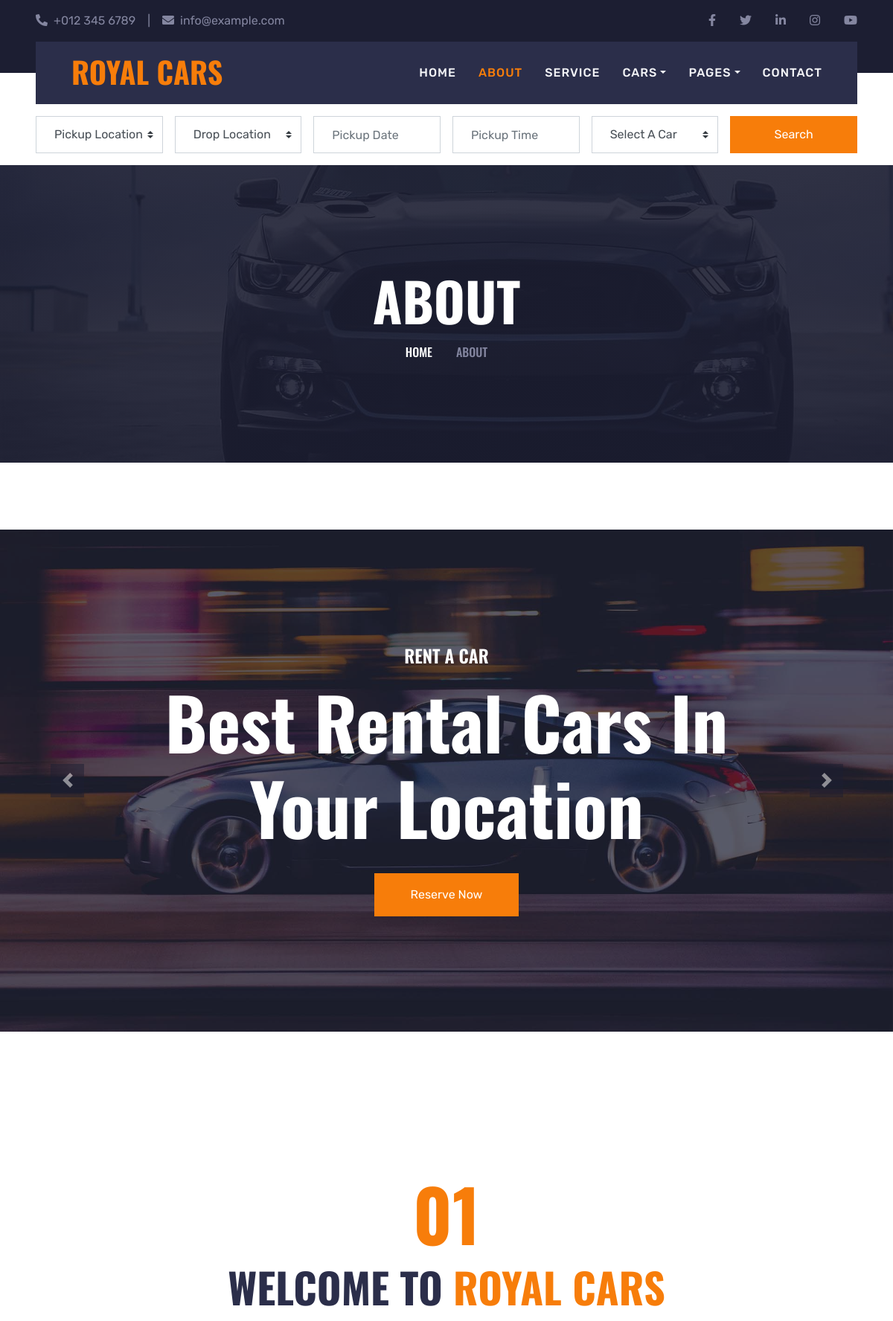
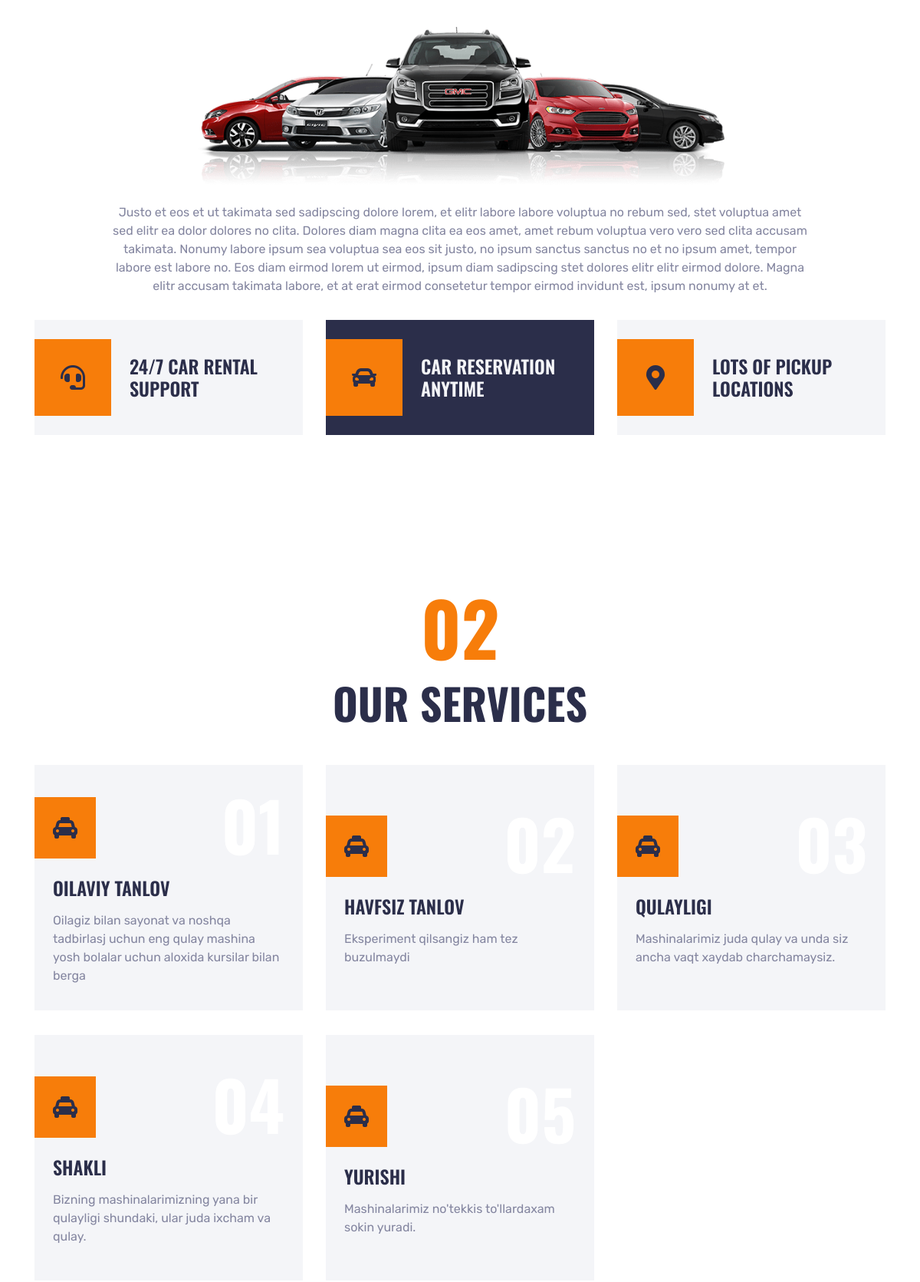
The page / (upper part) on the database its author committed (2 pictures, top to bottom).
### main/models.py (models this page shows, shortened)
class our_servise(models.Model):
    title = models.CharField(max_length=15)
    about = models.TextField()

### main/views.py (the view)
# urls.py: path("", home, name="home"),
def home(request):
    contact = Contact.objects.all().last()
    our = our_servise.objects.all()
    sold = Sold_car.objects.all()
    a = list(sold)
    car_first = random.choice(a)
    while True:
        car_last = random.choice(a)
        if car_first!=car_last:
            break
    if request.method == "POST":
        form = ContactForm(request.POST)
        if form.is_valid():
            form.save()
            return redirect("home")
    else:
        form = ContactForm()
    context = {
        "form":form,
        "contact":contact,
        "sold":sold,
        "our":our,
        "car_first":car_first,
        "car_last":car_last,
    }
    return render(request, "home.html", context)

### main/form.py
class ContactForm(forms.ModelForm):
    class Meta:
        model = Contact_S
        fields = ["name", "email", "subject", "message"]
        widgets = {
            "name": forms.TextInput(attrs={"class": "form-control p-4", "placeholder": "Your Name"}),
            "email": forms.EmailInput(attrs={"class": "form-control p-4", "placeholder": "Your Email"}),
            "subject": forms.TextInput(attrs={"class": "form-control p-4", "placeholder": "Subject"}),
            "message": forms.Textarea(attrs={"class": "form-control p-3 px-4", "rows": "5", "placeholder": "Message"})
        }

### templates/home.html (shortened to what this page needs)
{% extends 'base.html' %}
{% load static %}
{% block content %}
    <div class="container-fluid p-0" style="margin-bottom: 90px;">
        <div id="header-carousel" class="carousel slide" data-ride="carousel">
            <div class="carousel-inner">
                <div class="carousel-item active">
                    <img class="w-100" src="{% static 'img/carousel-1.jpg'%}" alt="Image">
                    <div class="carousel-caption d-flex flex-column align-items-center justify-content-center">
                        <div class="p-3" style="max-width: 900px;">
                            <h4 class="text-white text-uppercase mb-md-3">Rent A Car</h4>
                            <h1 class="display-1 text-white mb-md-4">Best Rental Cars In Your Location</h1>
                            <a href="" class="btn btn-primary py-md-3 px-md-5 mt-2">Reserve Now</a>
                        </div>
                    </div>
                </div>
            </div>
            <a class="carousel-control-prev" href="#header-carousel" data-slide="prev">
                <div class="btn btn-dark" style="width: 45px; height: 45px;">
                    <span class="carousel-control-prev-icon mb-n2"></span>
                </div>
            </a>
            <a class="carousel-control-next" href="#header-carousel" data-slide="next">
                <div class="btn btn-dark" style="width: 45px; height: 45px;">
                    <span class="carousel-control-next-icon mb-n2"></span>
                </div>
            </a>
        </div>
    </div>
    <div class="container-fluid py-5">
        <div class="container pt-5 pb-3">
            <h1 class="display-1 text-primary text-center">01</h1>
            <h1 class="display-4 text-uppercase text-center mb-5">Welcome To <span class="text-primary">Royal Cars</span></h1>
            <div class="row justify-content-center">
                <div class="col-lg-10 text-center">
                    <img class="w-75 mb-4" src="{% static 'img/about.png'%}" alt="">
                    <p>Justo et eos et ut takimata sed sadipscing dolore lorem, et elitr labore labore voluptua no rebum sed, stet voluptua amet sed elitr ea dolor dolores no clita. Dolores diam magna clita ea eos amet, amet rebum voluptua vero vero sed clita accusam takimata. Nonumy labore ipsum sea voluptua sea eos sit justo, no ipsum sanctus sanctus no et no ipsum amet, tempor labore est labore no. Eos diam eirmod lorem ut eirmod, ipsum diam sadipscing stet dolores elitr elitr eirmod dolore. Magna elitr accusam takimata labore, et at erat eirmod consetetur tempor eirmod invidunt est, ipsum nonumy at et.</p>
                </div>
            </div>
            <div class="row mt-3">
                <div class="col-lg-4 mb-2">
                    <div class="d-flex align-items-center bg-light p-4 mb-4" style="height: 150px;">
                        <div class="d-flex align-items-center justify-content-center flex-shrink-0 bg-primary ml-n4 mr-4" style="width: 100px; height: 100px;">
                            <i class="fa fa-2x fa-headset text-secondary"></i>
                        </div>
                        <h4 class="text-uppercase m-0">24/7 Car Rental Support</h4>
                    </div>
                </div>
                <div class="col-lg-4 mb-2">
                    <div class="d-flex align-items-center bg-secondary p-4 mb-4" style="height: 150px;">
                        <div class="d-flex align-items-center justify-content-center flex-shrink-0 bg-primary ml-n4 mr-4" style="width: 100px; height: 100px;">
                            <i class="fa fa-2x fa-car text-secondary"></i>
                        </div>
                        <h4 class="text-light text-uppercase m-0">Car Reservation Anytime</h4>
                    </div>
                </div>
                <div class="col-lg-4 mb-2">
                    <div class="d-flex align-items-center bg-light p-4 mb-4" style="height: 150px;">
                        <div class="d-flex align-items-center justify-content-center flex-shrink-0 bg-primary ml-n4 mr-4" style="width: 100px; height: 100px;">
                            <i class="fa fa-2x fa-map-marker-alt text-secondary"></i>
                        </div>
                        <h4 class="text-uppercase m-0">Lots Of Pickup Locations</h4>
                    </div>
                </div>
            </div>
        </div>
    </div>
    <div class="container-fluid py-5">
        <div class="container pt-5 pb-3">
            <h1 class="display-1 text-primary text-center">02</h1>
            <h1 class="display-4 text-uppercase text-center mb-5">Our Services</h1>
            <div class="row">
               {% for i in our %}
                <div class="col-lg-4 col-md-6 mb-2">
                    <div class="service-item d-flex flex-column justify-content-center px-4 mb-4">
                        <div class="d-flex align-items-center justify-content-between mb-3">
                            <div class="d-flex align-items-center justify-content-center bg-primary ml-n4" style="width: 80px; height: 80px;">
                                <i class="fa fa-2x fa-taxi text-secondary"></i>
                            </div>
                            <h1 class="display-2 text-white mt-n2 m-0">0{{i.id}}</h1>
                        </div>
                        <h4 class="text-uppercase mb-3">{{i.title}}</h4>
                        <p class="m-0">{{i.about}}</p>
                    </div>
                </div>
               {% endfor %}
            </div>
        </div>
    </div>
{% endblock %}

### templates/base.html
{% include 'header.html' %}
{% block content %}
{% endblock %}
{% include 'footer.html' %}

### templates/header.html (shortened to what this page needs)
<!DOCTYPE html>
{% load static %}
<html lang="en">
<head>
    <link href="https://cdnjs.cloudflare.com/ajax/libs/font-awesome/5.15.0/css/all.min.css" rel="stylesheet">
    <link href="{% static 'lib/owlcarousel/assets/owl.carousel.min.css' %}" rel="stylesheet">
    <link href="{% static 'lib/tempusdominus/css/tempusdominus-bootstrap-4.min.css' %}" rel="stylesheet" />
    <link href="{% static 'css/bootstrap.min.css' %}" rel="stylesheet">
    <link href="{% static 'css/style.css' %}" rel="stylesheet">
</head>
<body>
    <div class="container-fluid bg-dark py-3 px-lg-5 d-none d-lg-block">
        <div class="row">
            <div class="col-md-6 text-center text-lg-left mb-2 mb-lg-0">
                <div class="d-inline-flex align-items-center">
                    <a class="text-body pr-3" href=""><i class="fa fa-phone-alt mr-2"></i>+012 345 6789</a>
                    <span class="text-body">|</span>
                    <a class="text-body px-3" href=""><i class="fa fa-envelope mr-2"></i>info@example.com</a>
                </div>
            </div>
            <div class="col-md-6 text-center text-lg-right">
                <div class="d-inline-flex align-items-center">
                    <a class="text-body px-3" href="">
                        <i class="fab fa-facebook-f"></i>
                    </a>
                    <a class="text-body px-3" href="">
                        <i class="fab fa-twitter"></i>
                    </a>
                    <a class="text-body px-3" href="">
                        <i class="fab fa-linkedin-in"></i>
                    </a>
                    <a class="text-body px-3" href="">
                        <i class="fab fa-instagram"></i>
                    </a>
                    <a class="text-body pl-3" href="">
                        <i class="fab fa-youtube"></i>
                    </a>
                </div>
            </div>
        </div>
    </div>
    <div class="container-fluid position-relative nav-bar p-0">
        <div class="position-relative px-lg-5" style="z-index: 9;">
            <nav class="navbar navbar-expand-lg bg-secondary navbar-dark py-3 py-lg-0 pl-3 pl-lg-5">
                <a href="" class="navbar-brand">
                    <h1 class="text-uppercase text-primary mb-1">Royal Cars</h1>
                </a>
                <div class="collapse navbar-collapse justify-content-between px-3" id="navbarCollapse">
                    <div class="navbar-nav ml-auto py-0">
                        <a href="{% url 'home' %}" class="nav-item nav-link">Home</a>
                        <a href="{% url 'about' %}" class="nav-item nav-link active">About</a>
                        <a href="{% url 'service' %}" class="nav-item nav-link">Service</a>
                        <div class="nav-item dropdown">
                            <a href="#" class="nav-link dropdown-toggle" data-toggle="dropdown">Cars</a>
                        </div>
                        <div class="nav-item dropdown">
                            <a href="#" class="nav-link dropdown-toggle" data-toggle="dropdown">Pages</a>
                        </div>
                        <a href="{% url 'contact' %}" class="nav-item nav-link">Contact</a>
                    </div>
                </div>
            </nav>
        </div>
    </div>
    <div class="container-fluid bg-white pt-3 px-lg-5">
        <div class="row mx-n2">
            <div class="col-xl-2 col-lg-4 col-md-6 px-2">
                <select class="custom-select px-4 mb-3" style="height: 50px;">
                    <option selected>Pickup Location</option>
                </select>
            </div>
            <div class="col-xl-2 col-lg-4 col-md-6 px-2">
                <select class="custom-select px-4 mb-3" style="height: 50px;">
                    <option selected>Drop Location</option>
                </select>
            </div>
            <div class="col-xl-2 col-lg-4 col-md-6 px-2">
                <div class="date mb-3" id="date" data-target-input="nearest">
                    <input type="text" class="form-control p-4 datetimepicker-input" placeholder="Pickup Date"
                        data-target="#date" data-toggle="datetimepicker" />
                </div>
            </div>
            <div class="col-xl-2 col-lg-4 col-md-6 px-2">
                <div class="time mb-3" id="time" data-target-input="nearest">
                    <input type="text" class="form-control p-4 datetimepicker-input" placeholder="Pickup Time"
                        data-target="#time" data-toggle="datetimepicker" />
                </div>
            </div>
            <div class="col-xl-2 col-lg-4 col-md-6 px-2">
                <select class="custom-select px-4 mb-3" style="height: 50px;">
                    <option selected>Select A Car</option>
                </select>
            </div>
            <div class="col-xl-2 col-lg-4 col-md-6 px-2">
                <button class="btn btn-primary btn-block mb-3" type="submit" style="height: 50px;">Search</button>
            </div>
        </div>
    </div>
    <div class="container-fluid page-header">
        <h1 class="display-3 text-uppercase text-white mb-3">About</h1>
        <div class="d-inline-flex text-white">
            <h6 class="text-uppercase m-0"><a class="text-white" href="about">Home</a></h6>
            <h6 class="text-body m-0 px-3"></h6>
            <h6 class="text-uppercase text-body m-0">About</h6>
        </div>
    </div>

### templates/footer.html (shortened to what this page needs)
{% load static %}
</body>
</html>

### static/css/style.css (style rules this page uses)
:root { --primary: #F77D0A; --secondary: #2B2E4A; --light: #F4F5F8; --dark: #1C1E32; }
h1, h2, .font-weight-bold { font-weight: 700 !important; }
h3, h4, .font-weight-semi-bold { font-weight: 600 !important; }
h5, h6, .font-weight-medium { font-weight: 500 !important; }
.nav-bar::before { position: absolute; content: ""; width: 100%; height: 50%; top: 0; left: 0; background: var(--dark); }
.nav-bar::after { position: absolute; content: ""; width: 100%; height: 50%; bottom: 0; left: 0; background: #ffffff; }
.navbar-dark .navbar-nav .nav-link { padding: 30px 15px; font-size: 16px; font-weight: 500; letter-spacing: 1px; text-transform: uppercase; color: var(--light); outline: none; }
.navbar-dark .navbar-nav .nav-link:hover, .navbar-dark .navbar-nav .nav-link.active { color: var(--primary); }
.carousel-caption { top: 0; left: 0; right: 0; bottom: 0; background: rgba(28, 30, 50, .7); z-index: 1; }
.page-header { height: 400px; margin-bottom: 90px; display: flex; flex-direction: column; align-items: center; justify-content: center; background: linear-gradient(rgba(28, 30, 50, .9), rgba(28, 30, 50, .9)), url(../img/bg-banner.jpg); background-attachment: fixed; }
.service-item { height: 320px; background: var(--light); transition: .5s; }
.service-item h1, .service-item h4 { transition: .5s; }

### rows shown on the page
our_servise: title "OILAVIY TANLOV", about "Oilagiz bilan sayonat va noshqa tadbirlasj uchun eng qulay mashina yosh bolalar uchun aloxida kursilar bilan berga"
our_servise: title "HAVFSIZ TANLOV", about "Eksperiment qilsangiz ham tez buzulmaydi"
our_servise: title "QULAYLIGI", about "Mashinalarimiz juda qulay va unda siz ancha vaqt xaydab charchamaysiz."
our_servise: title "SHAKLI", about "Bizning mashinalarimizning yana bir qulayligi shundaki, ular juda ixcham va qulay."
our_servise: title "YURISHI", about "Mashinalarimiz no'tekkis to'llardaxam sokin yuradi."
